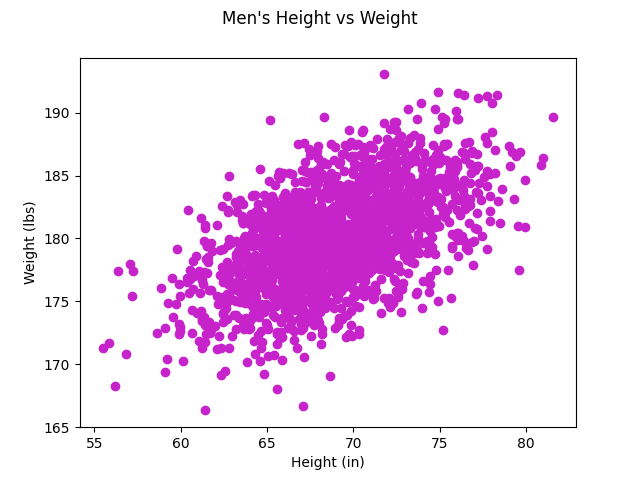

This figure's Python source:
#!/usr/bin/env python3
import numpy as np
import matplotlib.pyplot as plt

mean = [69, 0]
cov = [[15, 8], [8, 15]]
np.random.seed(5)
x, y = np.random.multivariate_normal(mean, cov, 2000).T
y += 180

plt.scatter(x, y, c='#c623cb')
plt.suptitle("Men's Height vs Weight")
plt.xlabel('Height (in)')
plt.ylabel('Weight (lbs)')
plt.savefig("1-scatter.png")